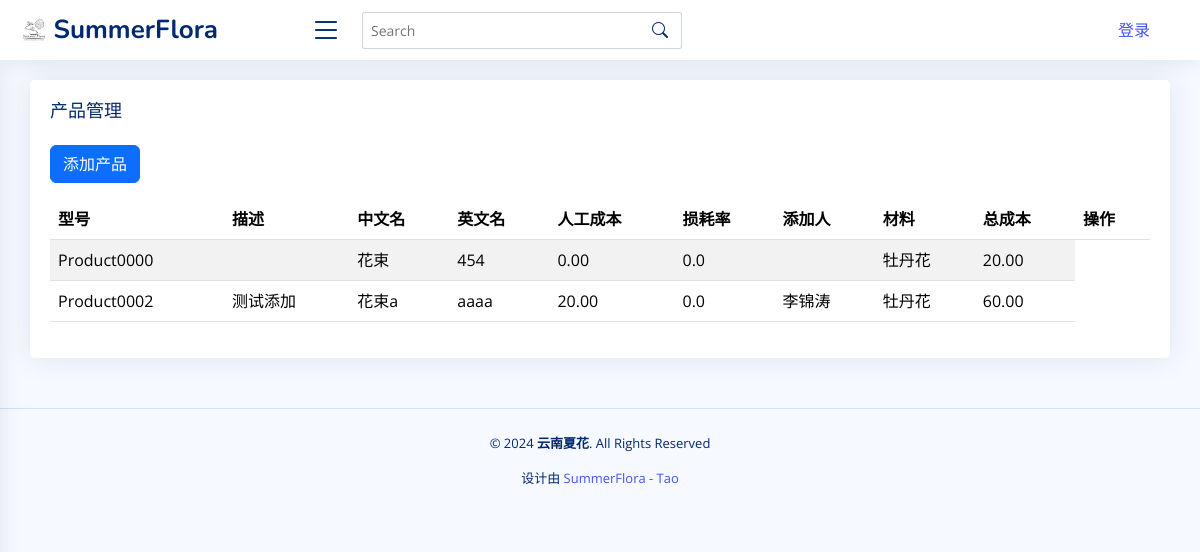
/product_list/, run on an earlier commit of the app's database.
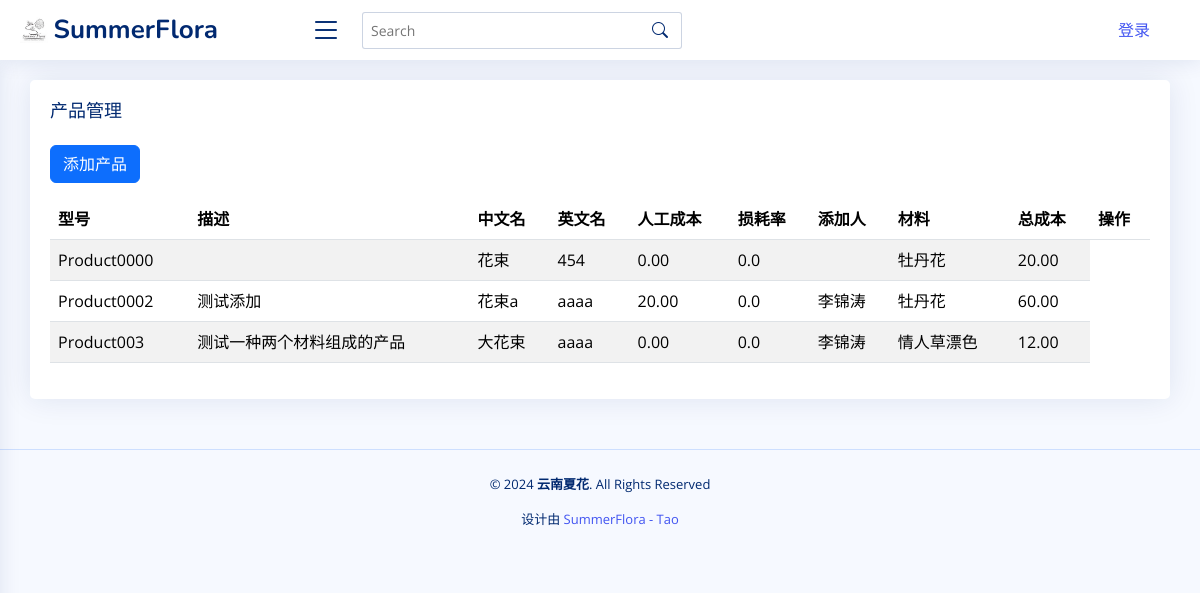
And on a later commit of the database.
### app01/models.py (models this page shows, shortened)
class Product(models.Model):
    model = models.CharField(
        max_length=100, blank=False, default="Product0000", primary_key=True
    )
    description = models.TextField(null=True, blank=True)
    chinese_name = models.CharField(max_length=200)
    english_name = models.CharField(max_length=200)
    materials = models.ManyToManyField(FlowerMaterial, through="ProductMaterial")
    labor_cost = models.DecimalField(max_digits=10, decimal_places=2, default=0.0)
    loss_rate = models.FloatField(default=0.0)
    created_by = models.ForeignKey(
        CreatedBy, on_delete=models.SET_NULL, null=True, blank=True, default=None
    )
    @property
    def cost(self):
        total_cost = Decimal(0)
        for material in self.productmaterial_set.all():
            if material.price_type == "price_one":
                material_cost = (
                    material.flower_material.price_one
                    * Decimal(material.quantity)
                    * Decimal(material.ratio)
                )
            else:
                material_cost = (
                    material.flower_material.price_two
                    * Decimal(material.quantity)
                    * Decimal(material.ratio)
                )
            total_cost += material_cost
        total_cost += self.labor_cost
        total_cost *= Decimal(1 + self.loss_rate)
        return total_cost

class FlowerMaterial(models.Model):
    model = models.CharField(
        max_length=100, blank=False, default="Material0000", primary_key=True
    )
    category = models.ForeignKey(
        Category, on_delete=models.SET_NULL, null=True, default="默认类型"
    )
    image = models.ImageField(upload_to="images/", null=True, blank=True, default=None)
    chinese_name = models.CharField(max_length=200, null=True, blank=True, default="")
    english_name = models.CharField(max_length=200, null=True, blank=True, default="")
    scientific_name = models.CharField(
        max_length=200, null=True, blank=True, default=""
    )
    color = models.CharField(max_length=200, null=True, blank=True, default="")
    chineses_specifications = models.CharField(
        max_length=200, null=True, blank=True, default="无中文规格"
    )
    size = models.CharField(
        max_length=200, help_text="单位：cm", blank=True, default=""
    )
    weight = models.CharField(
        max_length=200, help_text="单位：g", blank=True, default=""
    )
    sale_spec_quantity = models.CharField(
        max_length=200, help_text="销售规格的数字", blank=True, default=""
    )
    sale_spec_unit = models.CharField(
        max_length=10,
        help_text="销售规格的单位",
        choices=[("pcs", "pcs"), ("g", "g"), ("box", "box"), ("kg", "kg")],
        blank=True,
        null=True,
        default="pcs",
    )
    process = models.ForeignKey(
        Process, on_delete=models.SET_NULL, null=True, blank=True, default=None
    )
    outer_box_length = models.FloatField(
        help_text="长度，单位：cm", null=True, blank=True, default=0.0
    )
    outer_box_width = models.FloatField(
        help_text="宽度，单位：cm", null=True, blank=True, default=0.0
    )
    outer_box_height = models.FloatField(
        help_text="高度，单位：cm", null=True, blank=True, default=0.0
    )
    packing_quantity = models.IntegerField(
        help_text="单位：qty", null=True, blank=True, default=0
    )
    grade = models.ForeignKey(
        Grade, on_delete=models.SET_NULL, null=True, blank=True, default=None
    )
    supplier = models.ForeignKey(
        Supplier, on_delete=models.SET_NULL, null=True, blank=True, default=None
    )
    price_one = models.DecimalField(
        max_digits=10, decimal_places=2, null=True, blank=True, default=0.0
    )
    price_two = models.DecimalField(
        max_digits=10, decimal_places=2, null=True, blank=True, default=0.0
    )
    created_by = models.ForeignKey(
        CreatedBy, on_delete=models.SET_NULL, null=True, blank=True, default=None
    )

class ProductMaterial(models.Model):
    PRICE_TYPE_CHOICES = [
        ("price_one", "Price One"),
        ("price_two", "Price Two"),
    ]
    product = models.ForeignKey(Product, on_delete=models.CASCADE)
    flower_material = models.ForeignKey(FlowerMaterial, on_delete=models.CASCADE)
    quantity = models.FloatField(default=1.0)  # 使用几个该原材料
    ratio = models.FloatField(default=1.0)  # 使用百分比，默认为 1
    price_type = models.CharField(
        max_length=10, choices=PRICE_TYPE_CHOICES, default="price_one"
    )

class CreatedBy(models.Model):
    name = models.CharField(max_length=100)
    id = models.AutoField(primary_key=True)

### app01/views.py (the view)
# urls.py: path("product_list/", products_list, name="product_list"),
def products_list(request):
    products = Product.objects.all()
    return render(
        request,
        "product_list.html",
        {"products": products, "current_user": request.user},
    )

### app01/templates/product_list.html (shortened to what this page needs)
{% extends 'base.html' %}
{% block content %}
<section class="section">
  <div class="row">
    <div class="col-lg-12">
      <div class="card custom-width">
        <div class="card-body">
          <h5 class="card-title">产品管理</h5>
          <a href="{% url 'add_product' %}" class="btn btn-primary mb-3">添加产品</a>
          <div class="table-responsive">
            <table class="table table-striped table-fixed" id="products-table">
              <thead>
                <tr>
                  <th>型号</th>
                  <th>描述</th>
                  <th>中文名</th>
                  <th>英文名</th>
                  <th>人工成本</th>
                  <th>损耗率</th>
                  <th>添加人</th>
                  <th>材料</th>
                  <th>总成本</th>
                  <th>操作</th>
                </tr>
              </thead>
              <tbody>
                {% for product in products %}
                <tr>
                  <td>{{ product.model }}</td>
                  <td>{{ product.description }}</td>
                  <td>{{ product.chinese_name }}</td>
                  <td>{{ product.english_name }}</td>
                  <td>{{ product.labor_cost }}</td>
                  <td>{{ product.loss_rate }}</td>
                  <td>{{ product.created_by.name }}</td>
                  <td>
                    {% for material in product.materials.all %}
                    <span>{{ material.chinese_name }}</span><br>
                    {% endfor %}
                  </td>
                  <td>{{ product.cost }}</td>
                </tr>
                {% endfor %}
              </tbody>
            </table>
          </div>
        </div>
      </div>
    </div>
  </div>
</section>
{% endblock %}

What changed in the data, as far as the page shows it:
added Product: model "Product003", description "测试一种两个材料组成的产品", chinese_name "大花束", english_name "aaaa", labor_cost "0.00", loss_rate "0.0", created_by.name "李锦涛", cost "12.00"
now on this page (row edited): FlowerMaterial: chinese_name "情人草漂色", shown under "Product003"
